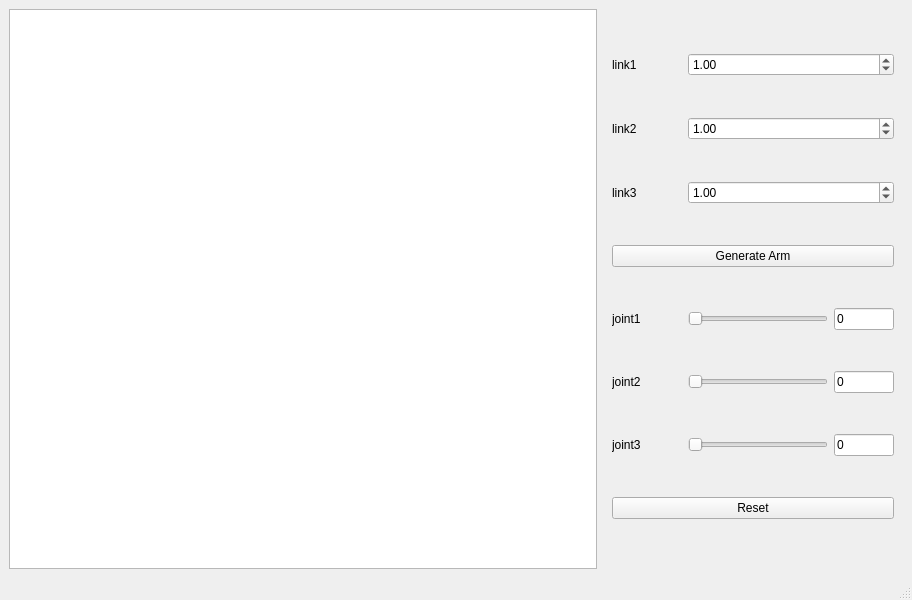
<?xml version="1.0" encoding="UTF-8"?>
<ui version="4.0">
 <class>MainWindow</class>
 <widget class="QMainWindow" name="MainWindow">
  <property name="geometry">
   <rect>
    <x>0</x>
    <y>0</y>
    <width>912</width>
    <height>600</height>
   </rect>
  </property>
  <property name="windowTitle">
   <string>MainWindow</string>
  </property>
  <widget class="QWidget" name="centralwidget">
   <layout class="QHBoxLayout" name="horizontalLayout_13">
    <item>
     <widget class="QGraphicsView" name="graphicsView"/>
    </item>
    <item>
     <widget class="QWidget" name="verticalWidget" native="true">
      <property name="maximumSize">
       <size>
        <width>300</width>
        <height>16777215</height>
       </size>
      </property>
      <layout class="QGridLayout" name="gridLayout">
       <item row="0" column="0">
        <widget class="QLabel" name="label_link1">
         <property name="text">
          <string>link1</string>
         </property>
        </widget>
       </item>
       <item row="0" column="1" colspan="3">
        <widget class="QDoubleSpinBox" name="spinBox_link1">
         <property name="minimum">
          <double>0.100000000000000</double>
         </property>
         <property name="maximum">
          <double>100.000000000000000</double>
         </property>
         <property name="singleStep">
          <double>0.100000000000000</double>
         </property>
         <property name="value">
          <double>1.000000000000000</double>
         </property>
        </widget>
       </item>
       <item row="1" column="0">
        <widget class="QLabel" name="label_link2">
         <property name="text">
          <string>link2</string>
         </property>
        </widget>
       </item>
       <item row="1" column="1" colspan="3">
        <widget class="QDoubleSpinBox" name="spinBox_link2">
         <property name="minimum">
          <double>0.100000000000000</double>
         </property>
         <property name="maximum">
          <double>100.000000000000000</double>
         </property>
         <property name="singleStep">
          <double>0.100000000000000</double>
         </property>
         <property name="value">
          <double>1.000000000000000</double>
         </property>
        </widget>
       </item>
       <item row="2" column="0">
        <widget class="QLabel" name="label_link3">
         <property name="text">
          <string>link3</string>
         </property>
        </widget>
       </item>
       <item row="2" column="1" colspan="3">
        <widget class="QDoubleSpinBox" name="spinBox_link3">
         <property name="minimum">
          <double>0.100000000000000</double>
         </property>
         <property name="maximum">
          <double>100.000000000000000</double>
         </property>
         <property name="singleStep">
          <double>0.100000000000000</double>
         </property>
         <property name="value">
          <double>1.000000000000000</double>
         </property>
        </widget>
       </item>
       <item row="3" column="0" colspan="4">
        <widget class="QPushButton" name="pushButton_generate">
         <property name="text">
          <string>Generate Arm</string>
         </property>
        </widget>
       </item>
       <item row="4" column="0">
        <widget class="QLabel" name="label_joint1">
         <property name="text">
          <string>joint1</string>
         </property>
        </widget>
       </item>
       <item row="4" column="1" colspan="2">
        <widget class="QSlider" name="slider_joint1">
         <property name="minimum">
          <number>0</number>
         </property>
         <property name="maximum">
          <number>360</number>
         </property>
         <property name="pageStep">
          <number>1</number>
         </property>
         <property name="value">
          <number>0</number>
         </property>
         <property name="orientation">
          <enum>Qt::Orientation::Horizontal</enum>
         </property>
        </widget>
       </item>
       <item row="4" column="3">
        <widget class="QLineEdit" name="lineEdit_joint1">
         <property name="maximumSize">
          <size>
           <width>60</width>
           <height>16777215</height>
          </size>
         </property>
         <property name="text">
          <string>0</string>
         </property>
         <property name="readOnly">
          <bool>true</bool>
         </property>
        </widget>
       </item>
       <item row="5" column="0">
        <widget class="QLabel" name="label_joint2">
         <property name="text">
          <string>joint2</string>
         </property>
        </widget>
       </item>
       <item row="5" column="1" colspan="2">
        <widget class="QSlider" name="slider_joint2">
         <property name="minimum">
          <number>0</number>
         </property>
         <property name="maximum">
          <number>360</number>
         </property>
         <property name="pageStep">
          <number>1</number>
         </property>
         <property name="value">
          <number>0</number>
         </property>
         <property name="orientation">
          <enum>Qt::Orientation::Horizontal</enum>
         </property>
        </widget>
       </item>
       <item row="5" column="3">
        <widget class="QLineEdit" name="lineEdit_joint2">
         <property name="maximumSize">
          <size>
           <width>60</width>
           <height>16777215</height>
          </size>
         </property>
         <property name="text">
          <string>0</string>
         </property>
         <property name="readOnly">
          <bool>true</bool>
         </property>
        </widget>
       </item>
       <item row="6" column="0">
        <widget class="QLabel" name="label_joint3">
         <property name="text">
          <string>joint3</string>
         </property>
        </widget>
       </item>
       <item row="6" column="1" colspan="2">
        <widget class="QSlider" name="slider_joint3">
         <property name="minimum">
          <number>0</number>
         </property>
         <property name="maximum">
          <number>360</number>
         </property>
         <property name="pageStep">
          <number>1</number>
         </property>
         <property name="value">
          <number>0</number>
         </property>
         <property name="orientation">
          <enum>Qt::Orientation::Horizontal</enum>
         </property>
        </widget>
       </item>
       <item row="6" column="3">
        <widget class="QLineEdit" name="lineEdit_joint3">
         <property name="maximumSize">
          <size>
           <width>60</width>
           <height>16777215</height>
          </size>
         </property>
         <property name="text">
          <string>0</string>
         </property>
         <property name="readOnly">
          <bool>true</bool>
         </property>
        </widget>
       </item>
       <item row="7" column="0" colspan="4">
        <widget class="QPushButton" name="pushButton_reset">
         <property name="text">
          <string>Reset</string>
         </property>
        </widget>
       </item>
      </layout>
     </widget>
    </item>
   </layout>
  </widget>
  <widget class="QMenuBar" name="menubar">
   <property name="geometry">
    <rect>
     <x>0</x>
     <y>0</y>
     <width>912</width>
     <height>26</height>
    </rect>
   </property>
  </widget>
  <widget class="QStatusBar" name="statusbar"/>
 </widget>
 <resources/>
 <connections/>
</ui>
